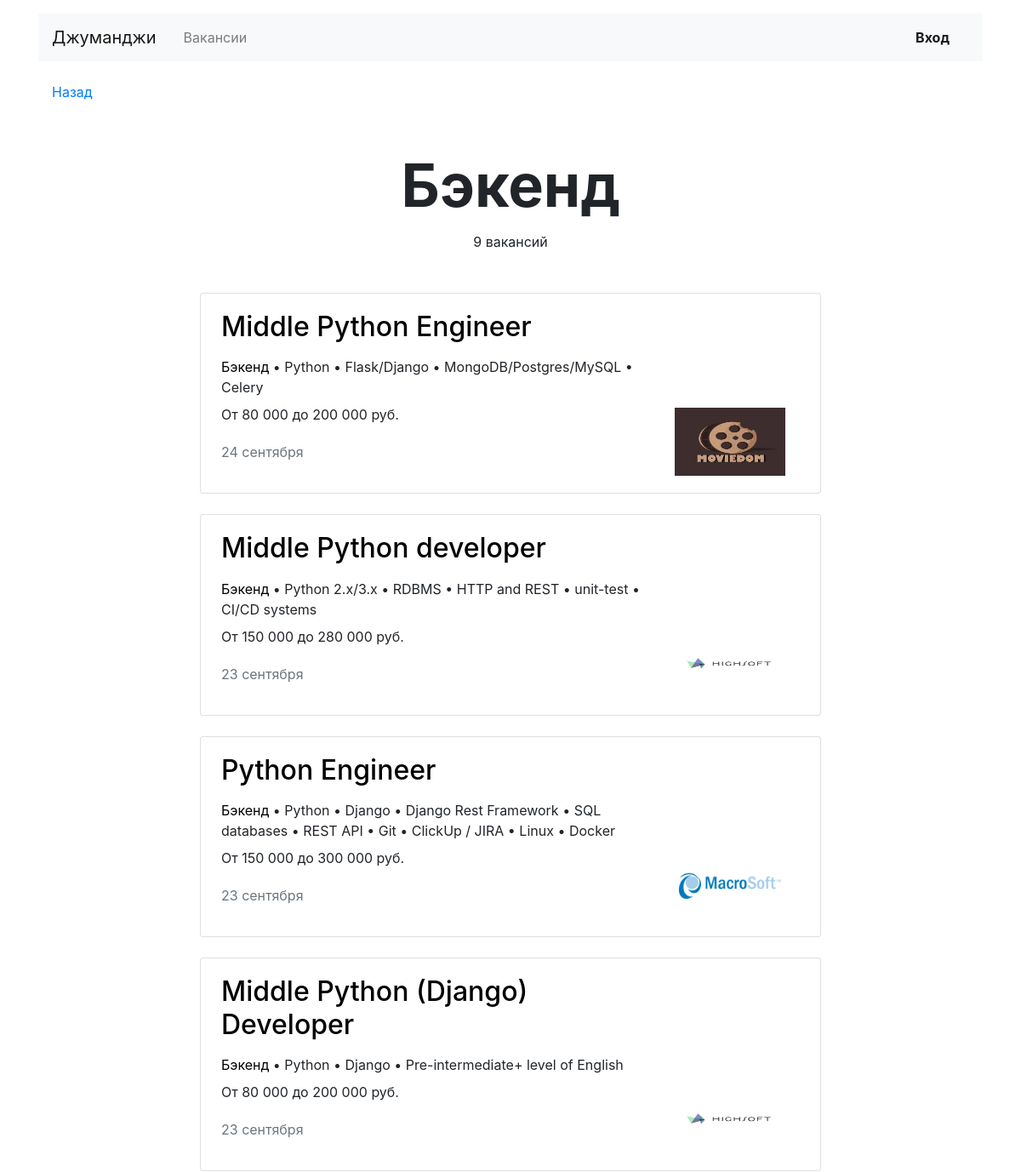
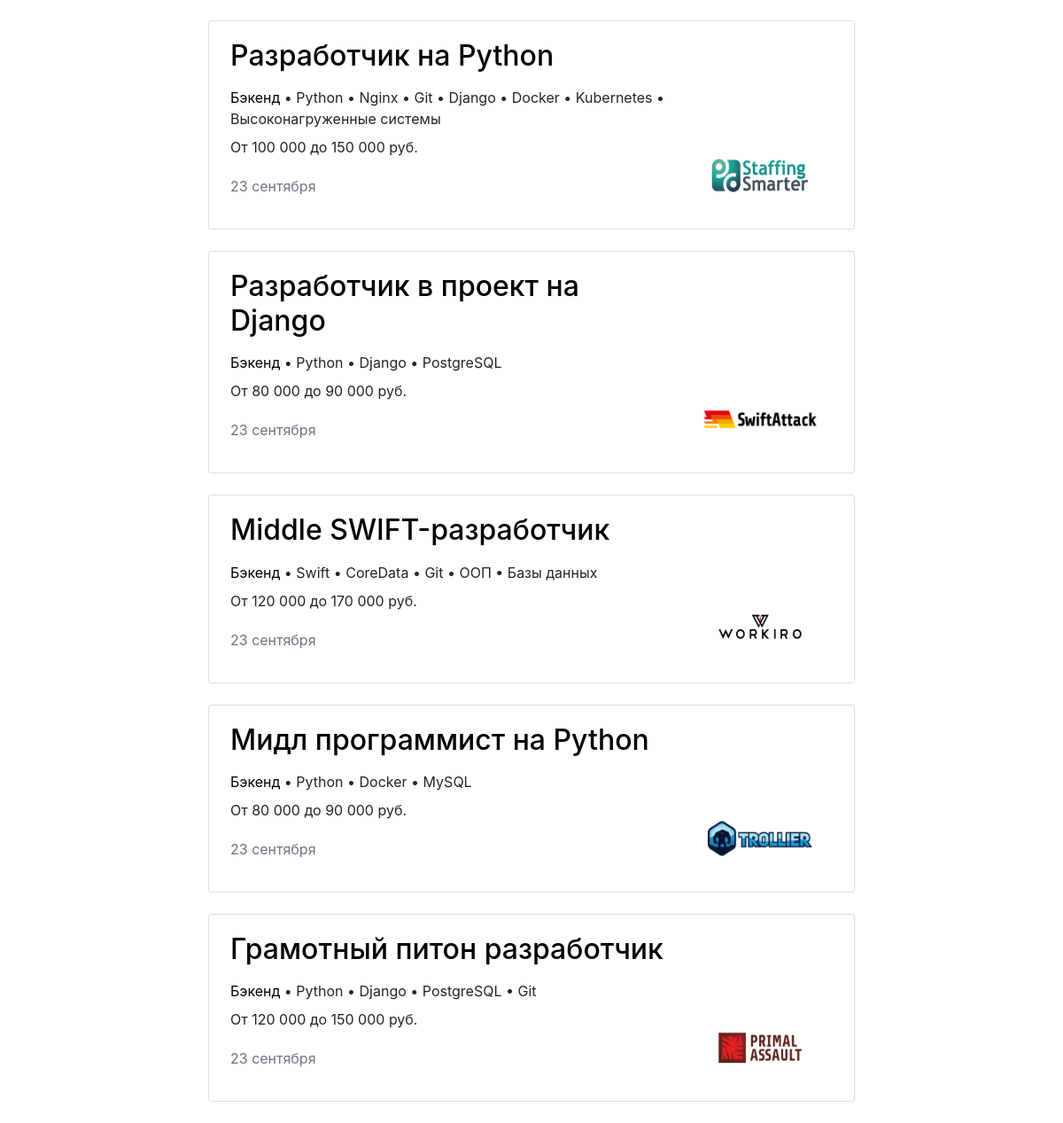
The page /vacancies/cat/backend/ on the database its author committed (2 pictures, top to bottom).
### catalog/models.py (models this page shows)
class Specialty(models.Model):
    code = models.SlugField(unique=True, verbose_name='Код')
    title = models.CharField(unique=True, max_length=255, verbose_name='Название')
    picture = models.ImageField(upload_to=settings.MEDIA_SPECIALITY_IMAGE_DIR, verbose_name='Картинка')
    class Meta:
        verbose_name = 'специализацию'
        verbose_name_plural = 'специализации'
    def __str__(self):
        return self.title

class Vacancy(models.Model):
    title = models.CharField(max_length=255, verbose_name='Название вакансии')
    specialty = models.ForeignKey(
        'Specialty',
        related_name='vacancies',
        on_delete=models.CASCADE,
        verbose_name='Специализация',
    )
    company = models.ForeignKey(
        'Company',
        related_name='vacancies',
        on_delete=models.CASCADE,
        verbose_name='Компания',
    )
    skills = models.TextField(verbose_name='Навыки')
    description = models.TextField(verbose_name='Текст')
    salary_min = models.PositiveIntegerField(verbose_name='Зарплата от')
    salary_max = models.PositiveIntegerField(verbose_name='Зарплата до')
    published_at = models.DateTimeField(verbose_name='Опубликовано')
    class Meta:
        verbose_name = 'вакансию'
        verbose_name_plural = 'вакансии'
        ordering = ('-published_at',)
    def __str__(self):
        return self.title

class Company(models.Model):
    name = models.CharField(unique=True, max_length=255, verbose_name='Название')
    location = models.CharField(max_length=255, verbose_name='Город')
    logo = models.ImageField(upload_to=settings.MEDIA_COMPANY_IMAGE_DIR, verbose_name='Логотипчик')
    description = models.TextField(verbose_name='Информация о компании')
    employee_count = models.PositiveIntegerField(verbose_name='Количество сотрудников')
    owner = models.OneToOneField(User, on_delete=models.CASCADE, verbose_name='Владелец')
    class Meta:
        verbose_name = 'компанию'
        verbose_name_plural = 'компании'
    def __str__(self):
        return self.name

### catalog/job_seeker_views.py (the view)
class SpecialtyVacancyList(VacancyList):
    def get_queryset(self):
        try:
            self.kwargs['specialty'] = (
                Specialty.objects.get(code=self.kwargs['specialty_code'])
            )
        except Specialty.DoesNotExist:
            raise Http404('Рубрика не найдена')
        return self.kwargs['specialty'].vacancies.select_related('specialty', 'company')
    def get_context_data(self, **kwargs):
        context = super().get_context_data(**kwargs)
        context['vacancies_category'] = self.kwargs['specialty'].title
        return context

### catalog/templatetags/catalog_filters.py (called while the page is built)
@register.filter
def ending(number, word):
    none_value = {'вакансия': 'Нет вакансий', 'человек': ''}
    if not number:
        return none_value[word]
    vacancies = {
        '1': 'вакансия',
        '2': 'вакансии', '3': 'вакансии', '4': 'вакансии',
        '5': 'вакансий', '6': 'вакансий', '7': 'вакансий',
        '8': 'вакансий', '9': 'вакансий', '0': 'вакансий',
    }
    people = {
        '1': 'человек',
        '2': 'человека', '3': 'человека', '4': 'человека',
        '5': 'человек', '6': 'человек', '7': 'человек',
        '8': 'человек', '9': 'человек', '0': 'человек',
    }
    number = str(number)
    ending = vacancies if word == 'вакансия' else people
    if number not in ('11', '12', '13', '14'):
        return f"{number} {ending[number[-1]]}"
    return f"{number} вакансий" if word == 'вакансия' else f"{number} человек"

@register.filter
def bullet(string):
    return ' • '.join(re.findall(r'([\w\-\/\.\+\s]+)[,;\s]*', string))

### catalog/templates/catalog/job_seeker/vacancies_list.html (shortened to what this page needs)
{% extends 'base.html' %}
{% load catalog_filters %}
{% block content %}
  <main class="container mt-3">
    <div class="navbar"><a href="javascript:history.back()">Назад</a></div>
    <section>
      {% if not search_query and not company %}
        <h1 class="h1 text-center mx-auto pt-5" style="font-size: 70px;"><strong>{{vacancies_category}}</strong></h1>
      {% elif search_query %}
        <h1 class="h1 text-center mt-5 mb-4">Поиск вакансий</h1>
      {% endif %}
      {% if search_query %}
        {% include 'catalog/job_seeker/includes/search_form.html' %}
        <p class="text-center pt-1">
          {% if vacancies %}
            Найдено {{vacancies|length|ending:'вакансия'}}
          {% else %}
            Ничего не найдено
          {% endif %}
        </p>
      {% else %}
        <p class="text-center pt-1">{{vacancies|length|ending:'вакансия'}}</p>
      {% endif %}
      {% include 'catalog/job_seeker/includes/vacancies.html' %}
    </section>
  </main>
{% endblock %}

### catalog/templates/catalog/job_seeker/includes/vacancies.html
{% load humanize %}
{% load catalog_filters %}
<div class="row mt-5">
    <div class="col-12 col-lg-8 offset-lg-2 m-auto">
        {% for vacancy in vacancies %}
            <div class="card mb-4">
                <div class="card-body px-4">
                    <div class="row">
                        <div class="col-12 col-md-8 col-lg-9">
                            <h2 class="h2 pb-2">
                                <a href="{% url 'vacancy_detail' vacancy.id %}" style="color:black;">{{vacancy}}</a>
                            </h2>
                            <p class="mb-2">
                                <a href="{% url 'specialty_vacancies_list' vacancy.specialty.code %}" style="color:black";>{{vacancy.specialty}}</a>
                                • {{vacancy.skills|bullet}}
                            </p>
                            <p>От {{vacancy.salary_min|intcomma}} до {{vacancy.salary_max|intcomma}} руб.</p>
                            <p class="text-muted pt-1">{{vacancy.published_at|date:"j E"}}</p>
                        </div>
                        <div class="col-12 col-md-4 col-lg-3 d-flex align-items-end">
                            <a href="{% url 'company_vacancies_list' vacancy.company.id %}">
                                <img src="{{vacancy.company.logo.url}}" width="130" height="80" alt="{{vacancy.company}}">
                            </a>
                        </div>
                    </div>
                </div>
            </div>
        {% endfor %}
    </div>
</div>

### rows shown on the page
Specialty: title "Бэкенд"
Vacancy: title "Middle Python Engineer", specialty "Бэкенд", skills|bullet "Python • Flask/Django • MongoDB/Postgres/MySQL • Celery", salary_min "80 000", salary_max "200 000", published_at "24 сентября", company.logo (picture)
Vacancy: title "Middle Python developer", specialty "Бэкенд", skills|bullet "Python 2.x/3.x • RDBMS • HTTP and REST • unit-test • CI/CD systems", salary_min "150 000", salary_max "280 000", published_at "23 сентября", company.logo (picture)
Vacancy: title "Python Engineer", specialty "Бэкенд", skills|bullet "Python • Django • Django Rest Framework • SQL databases • REST API • Git • ClickUp / JIRA • Linux • Docker", salary_min "150 000", salary_max "300 000", published_at "23 сентября", company.logo (picture)
Vacancy: title "Middle Python (Django) Developer", specialty "Бэкенд", skills|bullet "Python • Django • Pre-intermediate+ level of English", salary_min "80 000", salary_max "200 000", published_at "23 сентября", company.logo (picture)
Vacancy: title "Разработчик на Python", specialty "Бэкенд", skills|bullet "Python • Nginx • Git • Django • Docker • Kubernetes • Высоконагруженные системы", salary_min "100 000", salary_max "150 000", published_at "23 сентября", company.logo (picture)
Vacancy: title "Разработчик в проект на Django", specialty "Бэкенд", skills|bullet "Python • Django • PostgreSQL", salary_min "80 000", salary_max "90 000", published_at "23 сентября", company.logo (picture)
Vacancy: title "Middle SWIFT-разработчик", specialty "Бэкенд", skills|bullet "Swift • CoreData • Git • ООП • Базы данных", salary_min "120 000", salary_max "170 000", published_at "23 сентября", company.logo (picture)
Vacancy: title "Мидл программист на Python", specialty "Бэкенд", skills|bullet "Python • Docker • MySQL", salary_min "80 000", salary_max "90 000", published_at "23 сентября", company.logo (picture)
Vacancy: title "Грамотный питон разработчик", specialty "Бэкенд", skills|bullet "Python • Django • PostgreSQL • Git", salary_min "120 000", salary_max "150 000", published_at "23 сентября", company.logo (picture)

### other values the page prints
{{ vacancies|length|ending:'вакансия' }} "9 вакансий"
